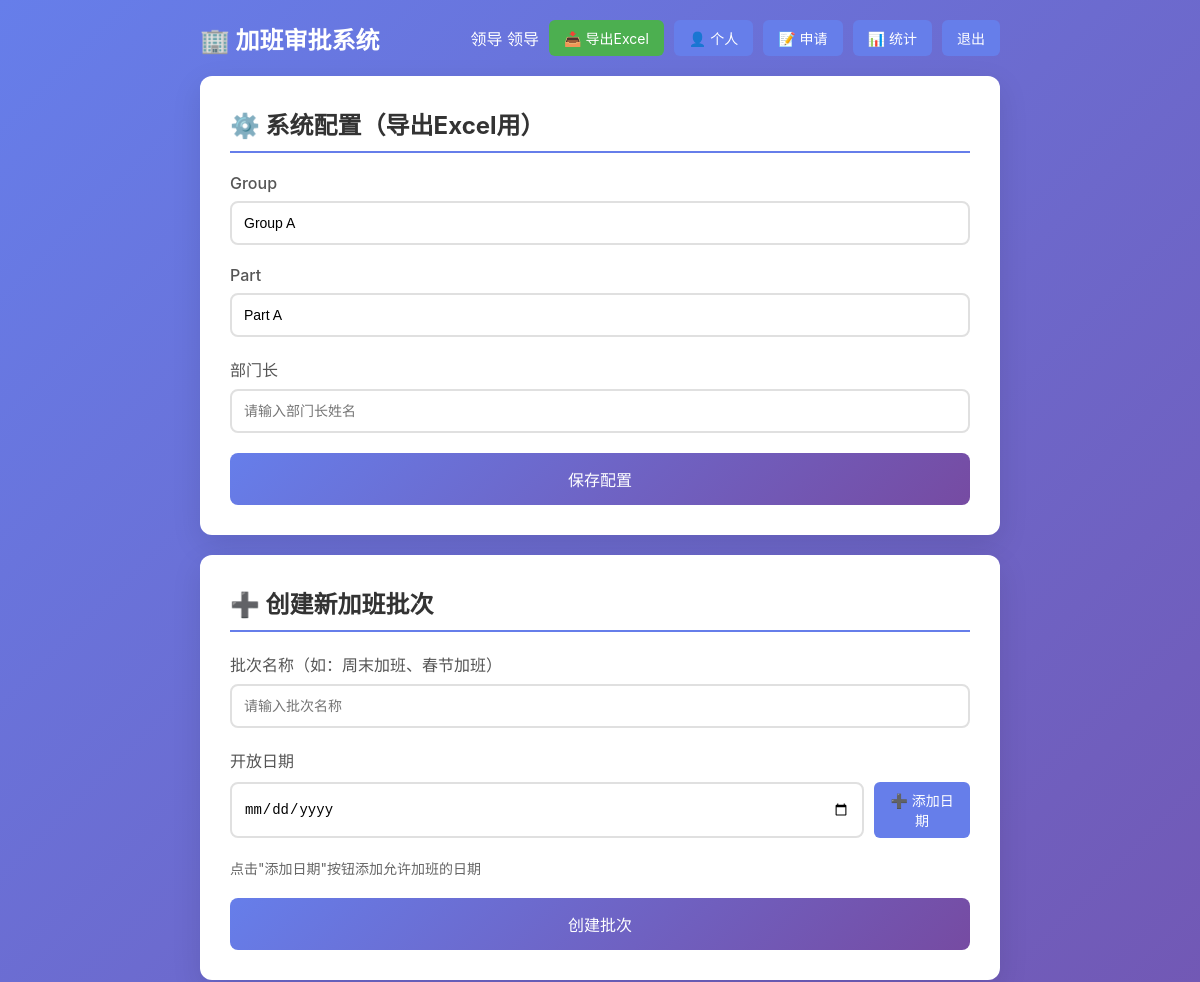
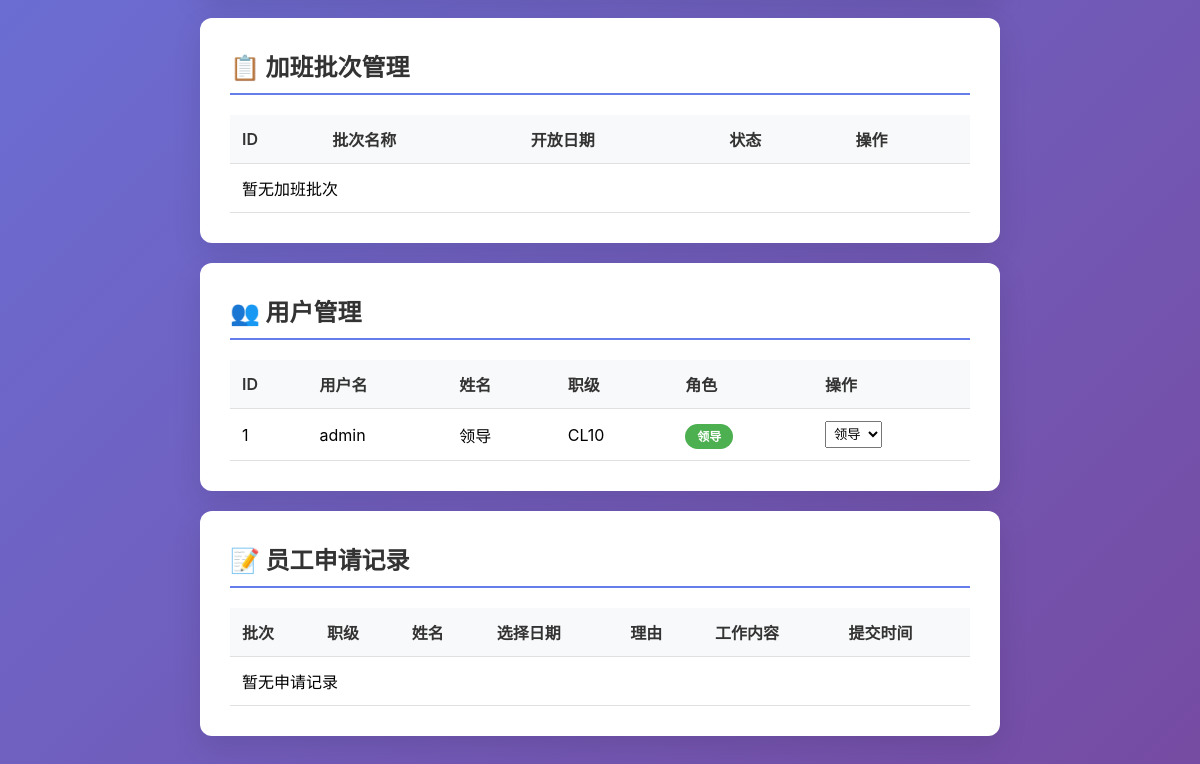
Page /admin (signed in) on the earlier database version (2 pictures, top to bottom).
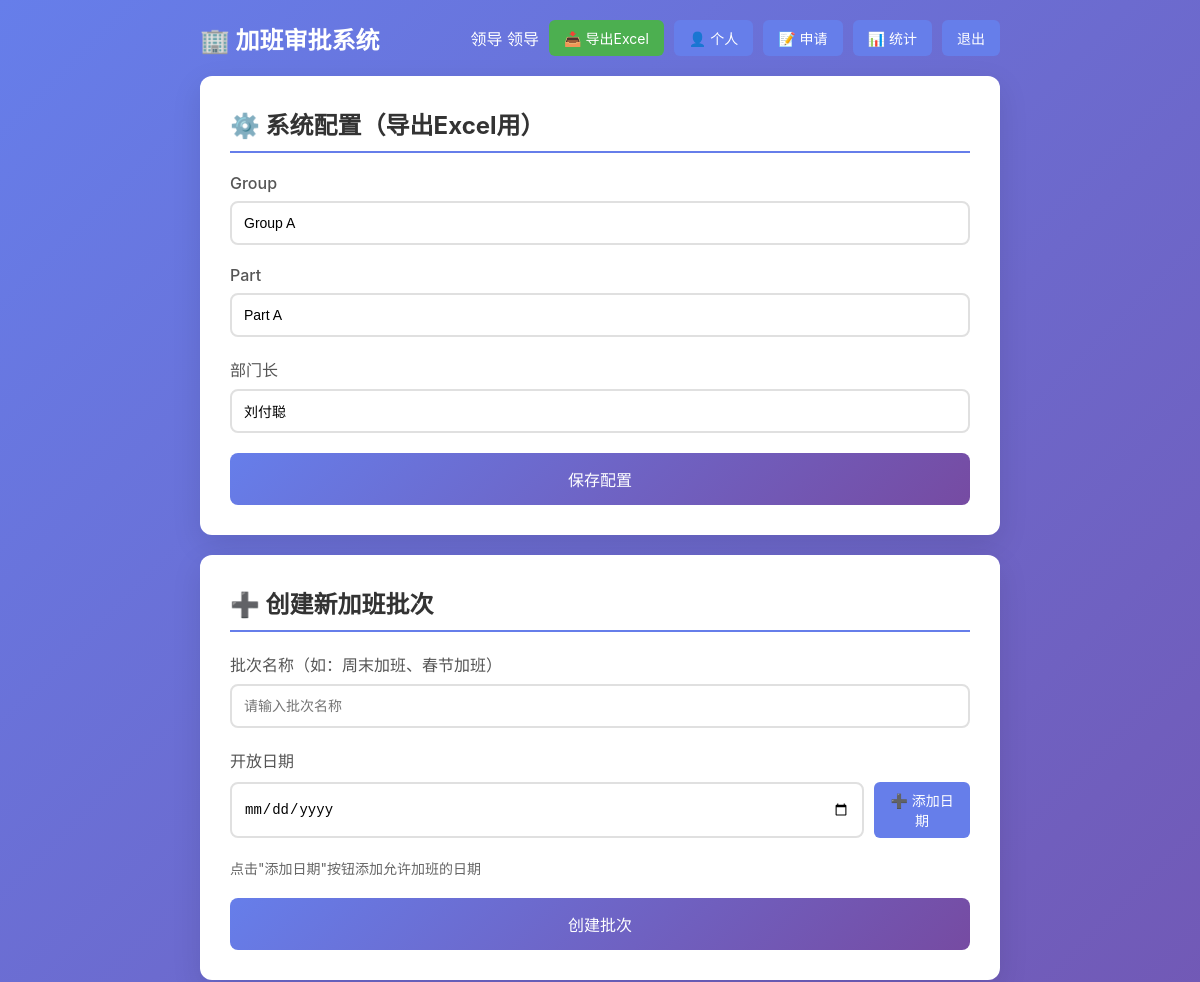
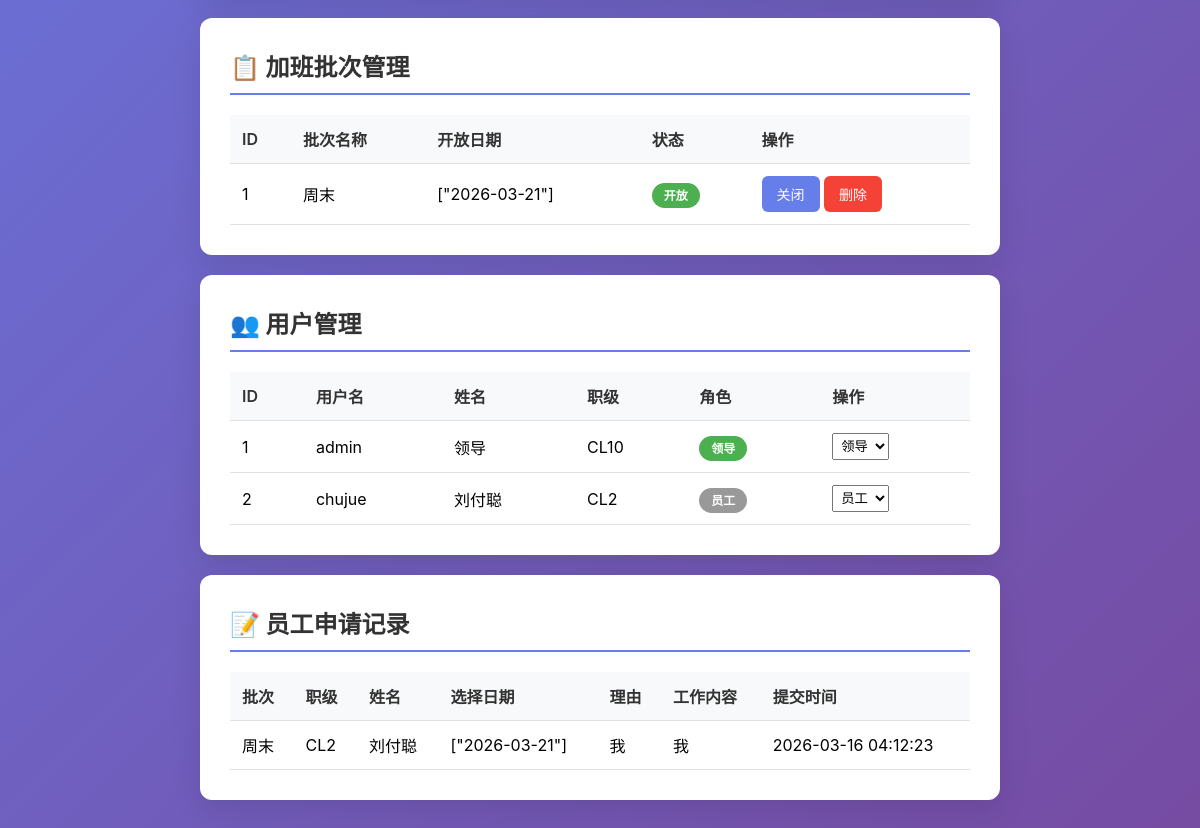
Same page on the later database version (2 pictures, top to bottom).
### tables this page shows
CREATE TABLE config (
        id INTEGER PRIMARY KEY,
        group_name TEXT DEFAULT 'Group A',
        part_name TEXT DEFAULT 'Part A',
        dept_manager TEXT DEFAULT ''
    );

CREATE TABLE users (
    id INTEGER PRIMARY KEY AUTOINCREMENT,
    username TEXT UNIQUE NOT NULL,
    password TEXT NOT NULL,
    name TEXT NOT NULL,
    rank TEXT NOT NULL,
    is_admin INTEGER DEFAULT 0
);

CREATE TABLE overtime_batches (
    id INTEGER PRIMARY KEY AUTOINCREMENT,
    name TEXT NOT NULL,
    dates TEXT NOT NULL,
    is_open INTEGER DEFAULT 0,
    created_at TIMESTAMP DEFAULT CURRENT_TIMESTAMP
);

CREATE TABLE applications (
    id INTEGER PRIMARY KEY AUTOINCREMENT,
    batch_id INTEGER NOT NULL,
    name TEXT NOT NULL,
    rank TEXT NOT NULL,
    selected_dates TEXT NOT NULL,
    reason TEXT NOT NULL,
    work_content TEXT NOT NULL,
    created_at TIMESTAMP DEFAULT CURRENT_TIMESTAMP,
    updated_at TIMESTAMP DEFAULT CURRENT_TIMESTAMP,
    FOREIGN KEY (batch_id) REFERENCES overtime_batches(id)
);

### app.py (the view, shortened to what this page needs)
@app.route('/admin', methods=['GET', 'POST'])
def admin():
    if 'user_id' not in session or not session.get('is_admin'):
        return redirect(url_for('login'))
    conn = get_db()
    batches = conn.execute('SELECT * FROM overtime_batches ORDER BY created_at DESC').fetchall()
    applications = conn.execute('''SELECT a.*, b.name as batch_name
                                   FROM applications a
                                   JOIN overtime_batches b ON a.batch_id = b.id
                                   ORDER BY b.id, a.rank, a.name''').fetchall()
    users = conn.execute('SELECT * FROM users ORDER BY is_admin DESC, id ASC').fetchall()
    config = conn.execute('SELECT * FROM config WHERE id = 1').fetchone()
    return render_template('admin.html', batches=batches, applications=applications, users=users, config=config)

### app.py (called while the page is built)
def get_db():
    if 'db' not in g:
        g.db = sqlite3.connect(DB_PATH)
        g.db.row_factory = sqlite3.Row
    return g.db

### templates/admin.html (shortened to what this page needs)
<!DOCTYPE html>
<html lang="zh-CN">
<head>
    <link rel="stylesheet" href="{{ url_for('static', filename='style.css') }}">
</head>
<body>
    <div class="container">
        <header>
            <h1>🏢 加班审批系统</h1>
            <div class="user-info">
                <span>领导 {{ session['name'] }}</span>
                <a href="{{ url_for('export_excel') }}" class="btn-small" style="background: #4caf50; color: white;">📥 导出Excel</a>
                <a href="{{ url_for('profile') }}" class="btn-small">👤 个人</a>
                <a href="{{ url_for('index') }}" class="btn-small">📝 申请</a>
                <a href="{{ url_for('stats') }}" class="btn-small">📊 统计</a>
                <a href="{{ url_for('logout') }}" class="btn-small">退出</a>
            </div>
        </header>
        <div class="card">
            <h2>⚙️ 系统配置（导出Excel用）</h2>
            <form method="POST" action="{{ url_for('update_config') }}">
                <div class="form-group">
                    <label>Group</label>
                    <input type="text" name="group_name" value="{{ config.group_name if config else 'Group A' }}" required>
                </div>
                <div class="form-group">
                    <label>Part</label>
                    <input type="text" name="part_name" value="{{ config.part_name if config else 'Part A' }}" required>
                </div>
                <div class="form-group">
                    <label>部门长</label>
                    <input type="text" name="dept_manager" value="{{ config.dept_manager if config else '' }}" placeholder="请输入部门长姓名">
                </div>
                <button type="submit" class="btn">保存配置</button>
            </form>
        </div>
        <div class="card">
            <h2>➕ 创建新加班批次</h2>
            <form method="POST" id="addBatchForm">
                <div class="form-group">
                    <label>批次名称（如：周末加班、春节加班）</label>
                    <input type="text" name="name" required placeholder="请输入批次名称">
                </div>
                <div class="form-group">
                    <label>开放日期</label>
                    <div style="display: flex; gap: 10px; margin: 10px 0;">
                        <input type="date" id="datePicker">
                        <button type="button" class="btn-small" onclick="addDate()">➕ 添加日期</button>
                    </div>
                    <p class="hint">点击"添加日期"按钮添加允许加班的日期</p>
                </div>
                <button type="submit" class="btn">创建批次</button>
            </form>
        </div>
        <div class="card">
            <h2>📋 加班批次管理</h2>
            <table>
                <thead>
                    <tr>
                        <th>ID</th>
                        <th>批次名称</th>
                        <th>开放日期</th>
                        <th>状态</th>
                        <th>操作</th>
                    </tr>
                </thead>
                <tbody>
                    {% for batch in batches %}
                    <tr>
                        <td>{{ batch.id }}</td>
                        <td>{{ batch.name }}</td>
                        <td>{{ batch.dates }}</td>
                        <td>
                            {% if batch.is_open %}
                            <span class="badge badge-open">开放</span>
                            {% else %}
                            <span class="badge badge-closed">关闭</span>
                            {% endif %}
                        </td>
                        <td>
                            <form method="POST" style="display:inline;">
                                <button type="submit" class="btn-small">{{ '关闭' if batch.is_open else '开放' }}</button>
                            </form>
                            <form method="POST" style="display:inline;" onsubmit="return confirm('确定删除？此操作会删除所有相关申请');">
                                <button type="submit" class="btn-small btn-danger">删除</button>
                            </form>
                        </td>
                    </tr>
                    {% else %}
                    <tr>
                        <td colspan="5">暂无加班批次</td>
                    </tr>
                    {% endfor %}
                </tbody>
            </table>
        </div>
        <div class="card">
            <h2>👥 用户管理</h2>
            <table>
                <thead>
                    <tr>
                        <th>ID</th>
                        <th>用户名</th>
                        <th>姓名</th>
                        <th>职级</th>
                        <th>角色</th>
                        <th>操作</th>
                    </tr>
                </thead>
                <tbody>
                    {% for u in users %}
                    <tr>
                        <td>{{ u.id }}</td>
                        <td>{{ u.username }}</td>
                        <td>{{ u.name }}</td>
                        <td>{{ u.rank }}</td>
                        <td>
                            {% if u.is_admin %}
                            <span class="badge badge-open">领导</span>
                            {% else %}
                            <span class="badge badge-closed">员工</span>
                            {% endif %}
                        </td>
                        <td>
                            <form method="POST" style="display:inline;">
                                <select name="is_admin" onchange="this.form.submit()" style="padding: 4px;">
                                    <option value="0" {% if not u.is_admin %}selected{% endif %}>员工</option>
                                    <option value="1" {% if u.is_admin %}selected{% endif %}>领导</option>
                                </select>
                            </form>
                        </td>
                    </tr>
                    {% else %}
                    <tr>
                        <td colspan="6">暂无用户</td>
                    </tr>
                    {% endfor %}
                </tbody>
            </table>
        </div>
        <div class="card">
            <h2>📝 员工申请记录</h2>
            <table>
                <thead>
                    <tr>
                        <th>批次</th>
                        <th>职级</th>
                        <th>姓名</th>
                        <th>选择日期</th>
                        <th>理由</th>
                        <th>工作内容</th>
                        <th>提交时间</th>
                    </tr>
                </thead>
                <tbody>
                    {% for app in applications %}
                    <tr>
                        <td>{{ app.batch_name }}</td>
                        <td>{{ app.rank }}</td>
                        <td>{{ app.name }}</td>
                        <td>{{ app.selected_dates }}</td>
                        <td>{{ app.reason }}</td>
                        <td>{{ app.work_content }}</td>
                        <td>{{ app.created_at }}</td>
                    </tr>
                    {% else %}
                    <tr>
                        <td colspan="7">暂无申请记录</td>
                    </tr>
                    {% endfor %}
                </tbody>
            </table>
        </div>
    </div>
</body>
</html>

### static/style.css (style rules this page uses)
* { margin: 0; padding: 0; box-sizing: border-box; }
body { font-family: -apple-system, BlinkMacSystemFont, 'Segoe UI', 'PingFang SC', 'Hiragino Sans GB', 'Microsoft YaHei', sans-serif; background: linear-gradient(135deg, #667eea 0%, #764ba2 100%); min-height: 100vh; padding: 20px; }
.container { max-width: 800px; margin: 0 auto; }
h1 { color: white; text-align: center; margin-bottom: 30px; font-size: 2em; }
header { display: flex; justify-content: space-between; align-items: center; margin-bottom: 20px; flex-wrap: wrap; gap: 10px; }
header h1 { margin-bottom: 0; font-size: 1.5em; }
.user-info { display: flex; gap: 10px; align-items: center; color: white; }
.card { background: white; border-radius: 12px; padding: 30px; margin-bottom: 20px; box-shadow: 0 10px 30px rgba(0,0,0,0.1); }
.card h2 { color: #333; margin-bottom: 20px; padding-bottom: 10px; border-bottom: 2px solid #667eea; }
.form-group { margin-bottom: 20px; }
.form-group label { display: block; margin-bottom: 8px; color: #555; font-weight: 500; }
.form-group input, .form-group select, .form-group textarea { width: 100%; padding: 12px; border: 2px solid #e0e0e0; border-radius: 8px; font-size: 14px; transition: border-color 0.3s; }
.btn { background: linear-gradient(135deg, #667eea 0%, #764ba2 100%); color: white; border: none; padding: 14px 30px; border-radius: 8px; font-size: 16px; cursor: pointer; width: 100%; transition: transform 0.2s, box-shadow 0.2s; }
.btn-small { background: #667eea; color: white; padding: 8px 15px; border-radius: 6px; text-decoration: none; font-size: 14px; transition: background 0.2s; border: none; cursor: pointer; }
.badge { padding: 5px 12px; border-radius: 20px; font-size: 12px; font-weight: bold; }
.badge-open { background: #4caf50; color: white; }
.badge-closed { background: #999; color: white; }
.btn-danger { background: #f44336; }
.hint { color: #666; font-size: 14px; margin-bottom: 15px; }
table { width: 100%; border-collapse: collapse; margin-top: 15px; }
th, td { padding: 12px; text-align: left; border-bottom: 1px solid #e0e0e0; }
th { background: #f8f9fa; color: #333; font-weight: 600; }

Differences in the rows shown:
changed config "Group A": dept_manager (not shown) → "刘付聪"
added overtime_batches: id "1", name "周末", dates "[\"2026-03-21\"]", shows "开放", is_open "关闭"
added users: id "2", username "chujue", name "刘付聪", rank "CL2", shows "员工", is_admin "员工"
added applications: batch_name "周末", rank "CL2", name "刘付聪", selected_dates "[\"2026-03-21\"]", reason "我", work_content "我", created_at "2026-03-16 04:12:23"
Other differences:
text no longer shown: "暂无加班批次 暂无申请记录"
